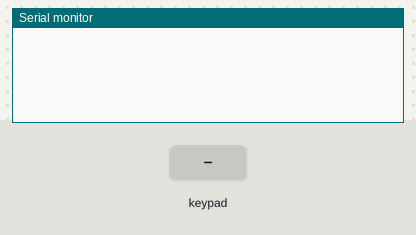
Bench run of a sketch on a simulated Arduino Uno, built with avr-gcc and run on an emulated ATmega328P. Shown: the last lines printed to the serial monitor. Inputs (shaded band) come from the test bench.

Above: at 1.2 s.
1.3 s: key '7' pressed
At 2.5 s:
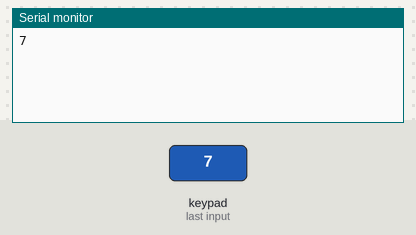
2.8 s: keypad keys 1 1 1 0 9 8 A pressed 0.4 s apart
At 5.8 s:
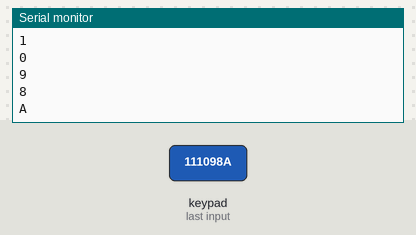
7.1 s: key 'C' pressed
At 8.3 s:
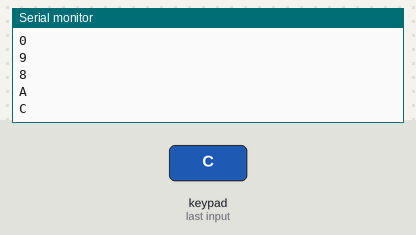
8.6 s: keypad keys 1 1 1 0 9 8 D pressed 0.4 s apart
At 12.4 s:
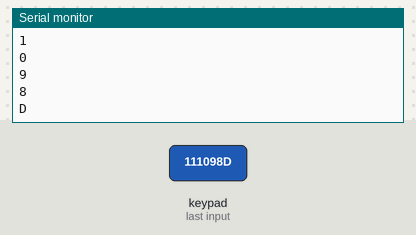
12.9 s: key 'E' pressed
At 14.1 s:
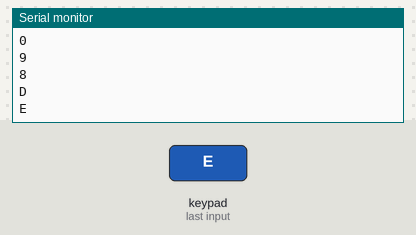
14.4 s: key 'B' pressed
At 15.0 s:
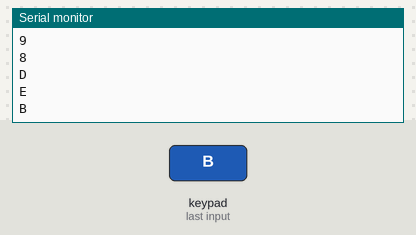
Timing chart, 0 to 16.9 s (numbered marks = the images above; inputs shaded):
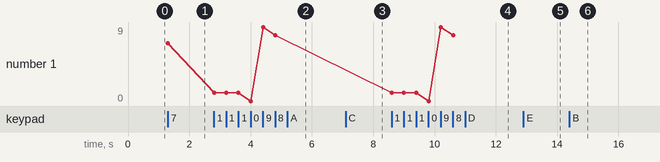

The sketch:

1.ino
```cpp
#include<Keypad.h>
const byte ROWS=4;
const byte COLS=4;
char keys[ROWS][COLS]={{'7','8','9','C'},{'4','5','6','D'},{'1','2','3','E'},{'0','A','B','F'}};
byte rowPins[ROWS]={11,10,9,8};
byte colPins[COLS]={15,14,13,12};
Keypad keypad = Keypad(makeKeymap(keys),rowPins,colPins,ROWS,COLS);
void setup() {
  Serial.begin(9600);

}

void loop() {
  char key =keypad.getKey();
  if(key!=NO_KEY){
      Serial.println(key);
  }

}
```

Measured:
- after the input at 1.3 s, the serial monitor: prints a new line at once (image 1)
- after the input at 2.8 s, the serial monitor: prints a new line at once (image 2)
- after the input at 7.1 s, the serial monitor: prints a new line at once (image 3)
- after the input at 8.6 s, the serial monitor: prints a new line at once (image 4)
- after the input at 12.9 s, the serial monitor: prints a new line at once (image 5)
- after the input at 14.4 s, the serial monitor: prints a new line at once (image 6)
- plotted number 1: 7 → 8 after the input at 2.8 s
